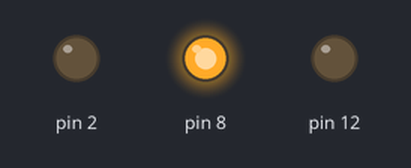
The sketch below on a simulated Arduino Uno, built with avr-gcc and run on an emulated ATmega328P. On the bench: output pins drawn as LEDs (lit = HIGH).

Above: at 5.0 s.
At 10.5 s:
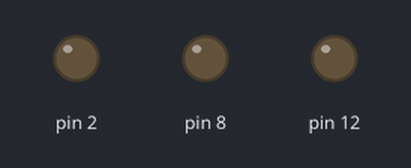
At 14.5 s:
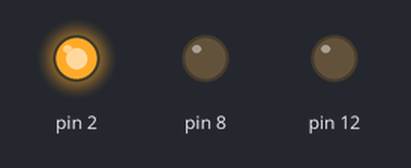
At 20.5 s:
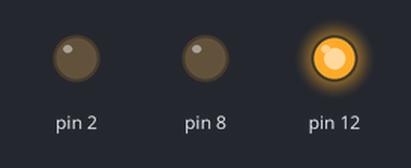
Timing chart, 0 to 29.9 s (numbered marks = the images above):
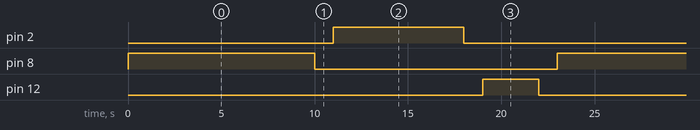

Measured:
- by itself, pin 2: alternates HIGH for 7.0 s and LOW for 16.0 s
- by itself, pin 8: alternates HIGH for 10.0 s and LOW for 13.0 s
- by itself, pin 12: alternates HIGH for 3.0 s and LOW for 20.0 s

The sketch:

21127621.ino
```cpp
void setup() {
  // put your setup code here, to run once:
  pinMode(8,OUTPUT);
  pinMode(2,OUTPUT);
  pinMode(12 ,OUTPUT);

}

void loop() {
  // put your main code here, to run repeatedly:
  digitalWrite(8, HIGH);           //den do
  delay(10000);
  digitalWrite(8, LOW);
  delay(1000);

  digitalWrite(2, HIGH);           //den xanh
  delay(7000);
  digitalWrite(2, LOW);
  delay(1000);

  digitalWrite(12, HIGH);           //den vang
  delay(3000);
  digitalWrite(12, LOW);
  delay(1000);


}
```
